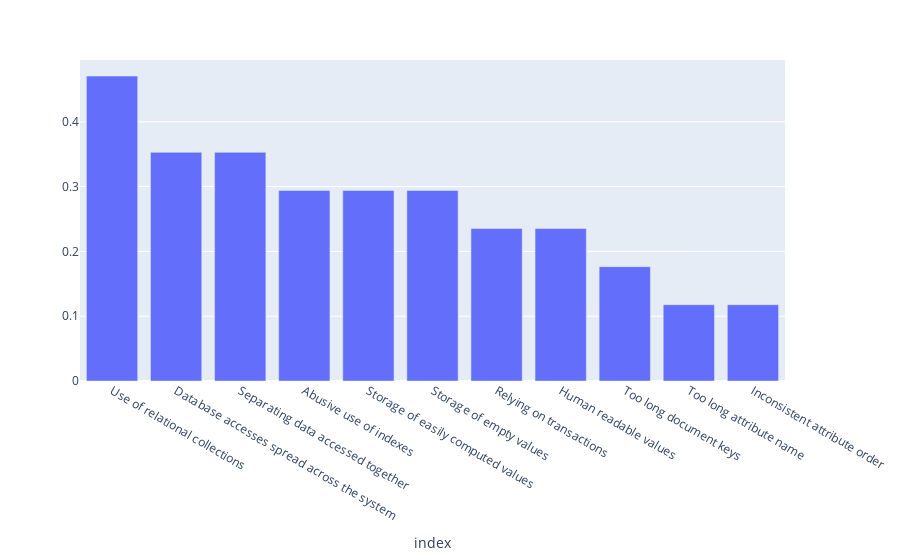

Notebook source saved alongside this figure:
### Markdown cell above
## Which antipattern are you already familiar with ?

### Code cell
print('Sample size = ' + str(df['SmellsQ1'].count()))
ser = df.groupby('SmellsQ1').size() / df['SmellsQ1'].count()
fig = px.bar(balance_values(ser))
fig.update_layout(showlegend=False, xaxis={'categoryorder':'total descending'}, yaxis={'title':''})

### Figure 1 — Plotly figure (JSON) as saved in the notebook; plotly's stock layout.template omitted (floating-point values rounded to 4 significant figures)
{"data": [{"alignmentgroup": "True", "hovertemplate": "variable=0<br>index=%{x}<br>value=%{y}<extra></extra>", "legendgroup": "0", "marker": {"color": "#636efa", "pattern": {"shape": ""}}, "name": "0", "offsetgroup": "0", "orientation": "v", "showlegend": true, "textposition": "auto", "type": "bar", "x": ["Abusive use of indexes", "Database accesses spread across the system", "Relying on transactions", "Too long attribute name", "Human readable values", "Storage of easily computed values", "Separating data accessed together", "Storage of empty values", "Use of relational collections", "Inconsistent attribute order", "Too long document keys"], "xaxis": "x", "y": [0.2941, 0.3529, 0.2353, 0.1176, 0.2353, 0.2941, 0.3529, 0.2941, 0.4706, 0.1176, 0.1765], "yaxis": "y"}], "layout": {"barmode": "relative", "legend": {"title": {"text": "variable"}, "tracegroupgap": 0}, "margin": {"t": 60}, "showlegend": false, "xaxis": {"anchor": "y", "categoryorder": "total descending", "domain": [0, 1], "title": {"text": "index"}}, "yaxis": {"anchor": "x", "domain": [0, 1], "title": {"text": ""}}}}
